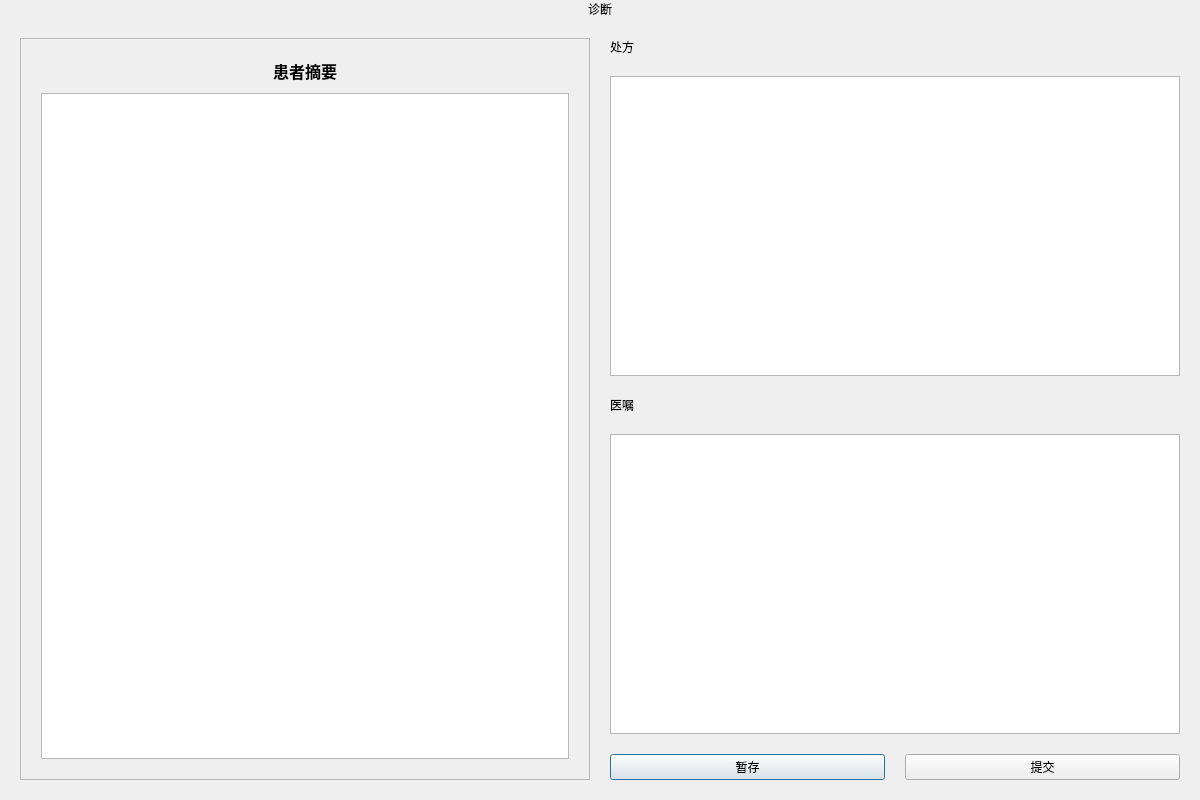
<?xml version="1.0" encoding="UTF-8"?>
<ui version="4.0">
 <class>Diagnose</class>
 <widget class="QDialog" name="Diagnose">
  <property name="geometry">
   <rect>
    <x>0</x>
    <y>0</y>
    <width>1200</width>
    <height>800</height>
   </rect>
  </property>
  <property name="windowTitle">
   <string>诊断</string>
  </property>
  <layout class="QVBoxLayout" name="verticalLayout_3">
   <property name="spacing">
    <number>20</number>
   </property>
   <property name="leftMargin">
    <number>20</number>
   </property>
   <property name="topMargin">
    <number>0</number>
   </property>
   <property name="rightMargin">
    <number>20</number>
   </property>
   <property name="bottomMargin">
    <number>20</number>
   </property>
   <item>
    <widget class="QLabel" name="HeaderLabel">
     <property name="text">
      <string>诊断</string>
     </property>
     <property name="alignment">
      <set>Qt::AlignCenter</set>
     </property>
    </widget>
   </item>
   <item>
    <layout class="QHBoxLayout" name="horizontalLayout_2">
     <item>
      <widget class="QFrame" name="CardFrame">
       <property name="frameShape">
        <enum>QFrame::StyledPanel</enum>
       </property>
       <property name="frameShadow">
        <enum>QFrame::Raised</enum>
       </property>
       <layout class="QVBoxLayout" name="verticalLayout_2">
        <property name="spacing">
         <number>10</number>
        </property>
        <property name="leftMargin">
         <number>20</number>
        </property>
        <property name="topMargin">
         <number>20</number>
        </property>
        <property name="rightMargin">
         <number>20</number>
        </property>
        <property name="bottomMargin">
         <number>20</number>
        </property>
        <item>
         <widget class="QLabel" name="label">
          <property name="font">
           <font>
            <pointsize>12</pointsize>
            <weight>75</weight>
            <bold>true</bold>
           </font>
          </property>
          <property name="text">
           <string>患者摘要</string>
          </property>
          <property name="alignment">
           <set>Qt::AlignCenter</set>
          </property>
         </widget>
        </item>
        <item>
         <widget class="QTextEdit" name="textEdit"/>
        </item>
       </layout>
      </widget>
     </item>
     <item>
      <layout class="QVBoxLayout" name="verticalLayout">
       <item>
        <widget class="QLabel" name="label_2">
         <property name="text">
          <string>处方</string>
         </property>
        </widget>
       </item>
       <item>
        <widget class="QTextEdit" name="textEdit_2"/>
       </item>
       <item>
        <widget class="QLabel" name="label_3">
         <property name="text">
          <string>医嘱</string>
         </property>
        </widget>
       </item>
       <item>
        <widget class="QTextEdit" name="textEdit_3"/>
       </item>
       <item>
        <layout class="QHBoxLayout" name="horizontalLayout">
         <item>
          <widget class="QPushButton" name="saveBtn">
           <property name="text">
            <string>暂存</string>
           </property>
          </widget>
         </item>
         <item>
          <widget class="QPushButton" name="confirmBtn">
           <property name="text">
            <string>提交</string>
           </property>
          </widget>
         </item>
        </layout>
       </item>
      </layout>
     </item>
    </layout>
   </item>
  </layout>
 </widget>
 <resources/>
 <connections/>
</ui>
